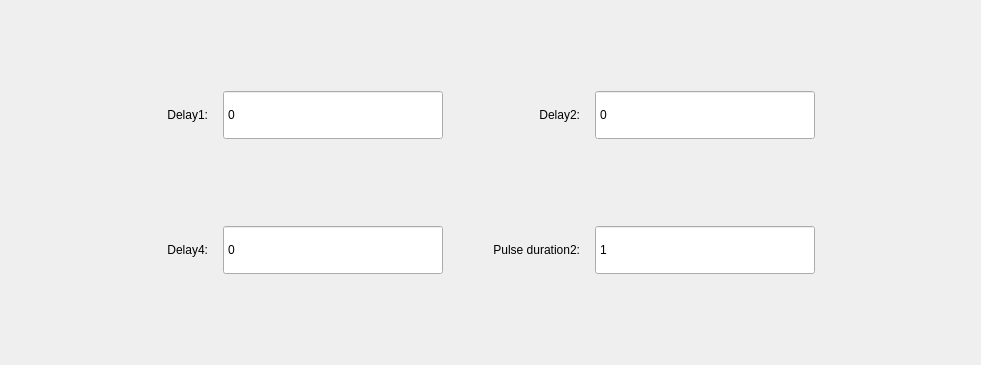
<?xml version="1.0" encoding="UTF-8"?>
<ui version="4.0">
 <class>mPsoWdt</class>
 <widget class="QWidget" name="mPsoWdt">
  <property name="geometry">
   <rect>
    <x>0</x>
    <y>0</y>
    <width>981</width>
    <height>365</height>
   </rect>
  </property>
  <property name="windowTitle">
   <string>Form</string>
  </property>
  <property name="styleSheet">
   <string notr="true"/>
  </property>
  <layout class="QGridLayout" name="gridLayout">
   <property name="horizontalSpacing">
    <number>50</number>
   </property>
   <item row="1" column="1">
    <layout class="QHBoxLayout" name="horizontalLayout_2">
     <property name="spacing">
      <number>15</number>
     </property>
     <item>
      <widget class="QLabel" name="label_3">
       <property name="minimumSize">
        <size>
         <width>0</width>
         <height>50</height>
        </size>
       </property>
       <property name="maximumSize">
        <size>
         <width>16777215</width>
         <height>50</height>
        </size>
       </property>
       <property name="styleSheet">
        <string notr="true"/>
       </property>
       <property name="text">
        <string>Delay4:</string>
       </property>
       <property name="alignment">
        <set>Qt::AlignRight|Qt::AlignTrailing|Qt::AlignVCenter</set>
       </property>
      </widget>
     </item>
     <item>
      <widget class="QSpinBox" name="mYs4Edit">
       <property name="sizePolicy">
        <sizepolicy hsizetype="Minimum" vsizetype="Preferred">
         <horstretch>0</horstretch>
         <verstretch>0</verstretch>
        </sizepolicy>
       </property>
       <property name="minimumSize">
        <size>
         <width>220</width>
         <height>50</height>
        </size>
       </property>
       <property name="maximumSize">
        <size>
         <width>220</width>
         <height>50</height>
        </size>
       </property>
       <property name="buttonSymbols">
        <enum>QAbstractSpinBox::NoButtons</enum>
       </property>
       <property name="minimum">
        <number>0</number>
       </property>
       <property name="maximum">
        <number>5000</number>
       </property>
      </widget>
     </item>
    </layout>
   </item>
   <item row="1" column="2">
    <layout class="QHBoxLayout" name="horizontalLayout_4">
     <property name="spacing">
      <number>15</number>
     </property>
     <item>
      <widget class="QLabel" name="label_4">
       <property name="minimumSize">
        <size>
         <width>0</width>
         <height>50</height>
        </size>
       </property>
       <property name="maximumSize">
        <size>
         <width>16777215</width>
         <height>50</height>
        </size>
       </property>
       <property name="text">
        <string>Pulse duration2:</string>
       </property>
       <property name="alignment">
        <set>Qt::AlignRight|Qt::AlignTrailing|Qt::AlignVCenter</set>
       </property>
      </widget>
     </item>
     <item>
      <widget class="QSpinBox" name="mMk2Edit">
       <property name="sizePolicy">
        <sizepolicy hsizetype="Minimum" vsizetype="Preferred">
         <horstretch>0</horstretch>
         <verstretch>0</verstretch>
        </sizepolicy>
       </property>
       <property name="minimumSize">
        <size>
         <width>220</width>
         <height>50</height>
        </size>
       </property>
       <property name="maximumSize">
        <size>
         <width>220</width>
         <height>50</height>
        </size>
       </property>
       <property name="buttonSymbols">
        <enum>QAbstractSpinBox::NoButtons</enum>
       </property>
       <property name="minimum">
        <number>1</number>
       </property>
       <property name="maximum">
        <number>5000</number>
       </property>
      </widget>
     </item>
    </layout>
   </item>
   <item row="0" column="1">
    <layout class="QHBoxLayout" name="horizontalLayout">
     <property name="spacing">
      <number>15</number>
     </property>
     <item>
      <widget class="QLabel" name="label">
       <property name="minimumSize">
        <size>
         <width>0</width>
         <height>50</height>
        </size>
       </property>
       <property name="maximumSize">
        <size>
         <width>16777215</width>
         <height>50</height>
        </size>
       </property>
       <property name="text">
        <string>Delay1:</string>
       </property>
       <property name="alignment">
        <set>Qt::AlignRight|Qt::AlignTrailing|Qt::AlignVCenter</set>
       </property>
      </widget>
     </item>
     <item>
      <widget class="QSpinBox" name="mYs1Edit">
       <property name="sizePolicy">
        <sizepolicy hsizetype="Minimum" vsizetype="Preferred">
         <horstretch>0</horstretch>
         <verstretch>0</verstretch>
        </sizepolicy>
       </property>
       <property name="minimumSize">
        <size>
         <width>220</width>
         <height>50</height>
        </size>
       </property>
       <property name="maximumSize">
        <size>
         <width>220</width>
         <height>50</height>
        </size>
       </property>
       <property name="buttonSymbols">
        <enum>QAbstractSpinBox::NoButtons</enum>
       </property>
       <property name="minimum">
        <number>0</number>
       </property>
       <property name="maximum">
        <number>5000</number>
       </property>
      </widget>
     </item>
    </layout>
   </item>
   <item row="0" column="0">
    <spacer name="horizontalSpacer">
     <property name="orientation">
      <enum>Qt::Horizontal</enum>
     </property>
     <property name="sizeHint" stdset="0">
      <size>
       <width>40</width>
       <height>20</height>
      </size>
     </property>
    </spacer>
   </item>
   <item row="0" column="2">
    <layout class="QHBoxLayout" name="horizontalLayout_3">
     <property name="spacing">
      <number>15</number>
     </property>
     <item>
      <widget class="QLabel" name="label_2">
       <property name="minimumSize">
        <size>
         <width>0</width>
         <height>50</height>
        </size>
       </property>
       <property name="maximumSize">
        <size>
         <width>16777215</width>
         <height>50</height>
        </size>
       </property>
       <property name="text">
        <string>Delay2:</string>
       </property>
       <property name="alignment">
        <set>Qt::AlignRight|Qt::AlignTrailing|Qt::AlignVCenter</set>
       </property>
      </widget>
     </item>
     <item>
      <widget class="QSpinBox" name="mYs2Edit">
       <property name="sizePolicy">
        <sizepolicy hsizetype="Minimum" vsizetype="Preferred">
         <horstretch>0</horstretch>
         <verstretch>0</verstretch>
        </sizepolicy>
       </property>
       <property name="minimumSize">
        <size>
         <width>220</width>
         <height>50</height>
        </size>
       </property>
       <property name="maximumSize">
        <size>
         <width>220</width>
         <height>50</height>
        </size>
       </property>
       <property name="buttonSymbols">
        <enum>QAbstractSpinBox::NoButtons</enum>
       </property>
       <property name="minimum">
        <number>0</number>
       </property>
       <property name="maximum">
        <number>5000</number>
       </property>
      </widget>
     </item>
    </layout>
   </item>
   <item row="0" column="3">
    <spacer name="horizontalSpacer_2">
     <property name="orientation">
      <enum>Qt::Horizontal</enum>
     </property>
     <property name="sizeHint" stdset="0">
      <size>
       <width>40</width>
       <height>20</height>
      </size>
     </property>
    </spacer>
   </item>
  </layout>
 </widget>
 <resources/>
 <connections/>
</ui>
